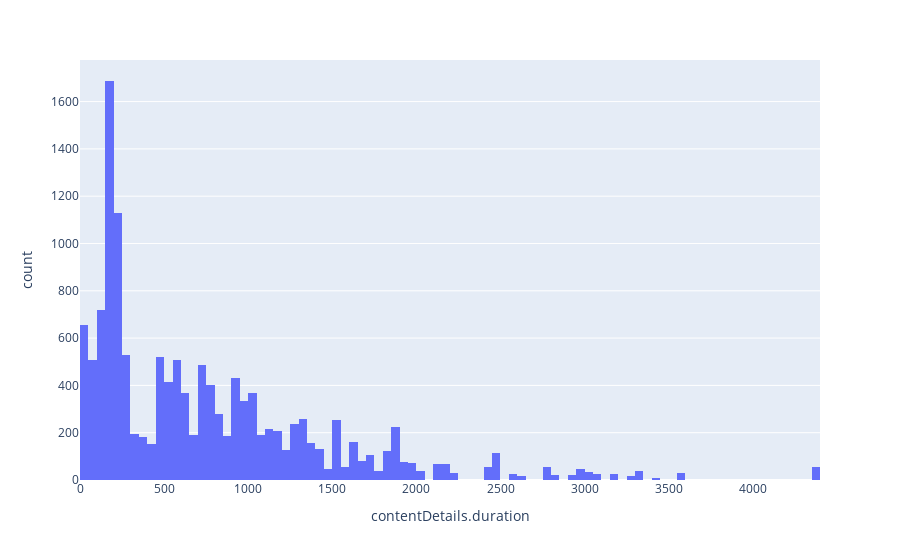

Source (notebook cell):
### Code cell
px.histogram(
    mini_df,
    x = mini_df.yt.get_alias("duration")
)

### Figure 1 — Plotly figure (JSON) as saved in the notebook; plotly's stock layout.template omitted (floating-point values rounded to 4 significant figures; data arrays with more than 128 entries replaced by an {"elided": "..."} marker saying what was removed)
{"data": [{"alignmentgroup": "True", "bingroup": "x", "hovertemplate": "contentDetails.duration=%{x}<br>count=%{y}<extra></extra>", "legendgroup": "", "marker": {"color": "#636efa", "pattern": {"shape": ""}}, "name": "", "offsetgroup": "", "orientation": "v", "showlegend": false, "type": "histogram", "x": {"elided": "13798 int values"}, "xaxis": "x", "yaxis": "y"}], "layout": {"barmode": "relative", "legend": {"tracegroupgap": 0}, "margin": {"t": 60}, "xaxis": {"anchor": "y", "domain": [0, 1], "title": {"text": "contentDetails.duration"}}, "yaxis": {"anchor": "x", "domain": [0, 1], "title": {"text": "count"}}}}
